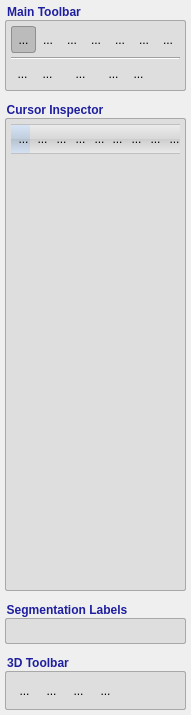
<?xml version="1.0" encoding="UTF-8"?>
<ui version="4.0">
 <class>MainControlPanel</class>
 <widget class="QWidget" name="MainControlPanel">
  <property name="geometry">
   <rect>
    <x>0</x>
    <y>0</y>
    <width>191</width>
    <height>715</height>
   </rect>
  </property>
  <property name="minimumSize">
   <size>
    <width>191</width>
    <height>0</height>
   </size>
  </property>
  <property name="maximumSize">
   <size>
    <width>191</width>
    <height>16777215</height>
   </size>
  </property>
  <property name="windowTitle">
   <string>Form</string>
  </property>
  <property name="styleSheet">
   <string notr="true">QGroupBox {
  background-origin: content;
  margin-top: 15px;
  font-weight: bold;
  font-size: 12px;
  color: rgb(30,30,160);
  background-color: rgb(222,222,222);
  padding: 5px;
  border-radius: 2px;
  border: 1px solid rgb(168,168,168);
}
QGroupBox::title {
  subcontrol-origin: 	margin;
  subcontrol-position: top left;
}

QToolButton::checked {
  background-color:rgb(210, 210, 210);
}

QToolButton::pressed {
  background-color:rgb(210, 210, 210);
}
</string>
  </property>
  <layout class="QVBoxLayout" name="verticalLayout" stretch="0">
   <property name="spacing">
    <number>0</number>
   </property>
   <property name="leftMargin">
    <number>5</number>
   </property>
   <property name="topMargin">
    <number>5</number>
   </property>
   <property name="rightMargin">
    <number>5</number>
   </property>
   <property name="bottomMargin">
    <number>5</number>
   </property>
   <item>
    <widget class="QWidget" name="widgetMain" native="true">
     <property name="styleSheet">
      <string notr="true"/>
     </property>
     <layout class="QVBoxLayout" name="verticalLayout_15">
      <property name="spacing">
       <number>12</number>
      </property>
      <property name="leftMargin">
       <number>0</number>
      </property>
      <property name="topMargin">
       <number>0</number>
      </property>
      <property name="rightMargin">
       <number>0</number>
      </property>
      <property name="bottomMargin">
       <number>0</number>
      </property>
      <item>
       <widget class="QGroupBox" name="grpToolbox">
        <property name="styleSheet">
         <string notr="true">/* *** STYLE WITH 28x28 buttons, dropdown menu option *** */

/*
QToolBar {
	padding: 0px;
}

QToolButton { 
    border: 1px solid rgba(255, 255, 255, 0);
    border-radius: 3px;
    padding: 0px;
    margin: 0px;
    height: 26px;
    width: 26px;
    icon-size: 28px;
}

QToolButton:hover { 
    border-color: #8f8f91;
    background-color: qlineargradient(x1: 0, y1: 0, x2: 0, y2: 1,
                                      stop: 0 #f6f7fa, stop: 1 #dadbde);
}

QToolButton[popupMode=&quot;1&quot;] { 
  padding-right: 6px; 
}

QToolButton:checked {
    border-color: #8f8f91;
    background-color: #bbbbbb;
}

QToolButton::menu-button {
    border: 1px solid rgba(255, 255, 255, 0);
    border-top-right-radius: 3px;
    border-bottom-right-radius: 3px;
    width: 10px;
}

QToolButton::menu-button:hover {
    border-top-color: #8f8f91;
    border-bottom-color: #8f8f91;
    border-right-color: #8f8f91;
}

QToolButton::menu-button:checked {
    border-top-color: #8f8f91;
    border-bottom-color: #8f8f91;
    border-right-color: #8f8f91;
}

QToolButton::menu-button:pressed {
    border-top-color: #8f8f91;
    border-bottom-color: #8f8f91;
    border-right-color: #8f8f91;
}

QToolButton::menu-arrow {
image: url(:/root/menu-arrow_8.png);
top:11px;
}

QToolButton::menu-arrow:open {
    top: 12px; left: 0px; 
}
*/

QToolButton { 
    border: 1px solid rgba(255, 255, 255, 0);
    border-radius: 3px;
    padding: 0px;
    margin: 0px;
    height: 22px;
    width: 22px;
    icon-size: 24px;
}

QToolButton:hover { 
    border-color: #8f8f91;
    background-color: qlineargradient(x1: 0, y1: 0, x2: 0, y2: 1,
                                      stop: 0 #f6f7fa, stop: 1 #dadbde);
}

QToolButton:checked {
    border-color: #8f8f91;
    background-color: #bbbbbb;
}</string>
        </property>
        <property name="title">
         <string>Main Toolbar</string>
        </property>
        <layout class="QVBoxLayout" name="verticalLayout_4">
         <property name="spacing">
          <number>2</number>
         </property>
         <property name="leftMargin">
          <number>0</number>
         </property>
         <property name="topMargin">
          <number>0</number>
         </property>
         <property name="rightMargin">
          <number>0</number>
         </property>
         <property name="bottomMargin">
          <number>0</number>
         </property>
         <item>
          <widget class="QWidget" name="panelToolbarMode" native="true">
           <property name="styleSheet">
            <string notr="true">QQQ_QToolButton {
	width: 22px;
	height: 22px;
	icon-size: 22px;
	padding: 1px;
}</string>
           </property>
           <layout class="QHBoxLayout" name="horizontalLayout_4">
            <property name="spacing">
             <number>0</number>
            </property>
            <property name="leftMargin">
             <number>0</number>
            </property>
            <property name="topMargin">
             <number>0</number>
            </property>
            <property name="rightMargin">
             <number>0</number>
            </property>
            <property name="bottomMargin">
             <number>0</number>
            </property>
            <item>
             <widget class="QToolButton" name="btnCrosshair">
              <property name="text">
               <string>...</string>
              </property>
              <property name="icon">
               <iconset resource="../Resources/SNAPResources.qrc">
                <normaloff>:/root/crosshair.gif</normaloff>:/root/crosshair.gif</iconset>
              </property>
              <property name="checkable">
               <bool>true</bool>
              </property>
              <property name="checked">
               <bool>true</bool>
              </property>
             </widget>
            </item>
            <item>
             <widget class="QToolButton" name="btnZoom">
              <property name="text">
               <string>...</string>
              </property>
              <property name="icon">
               <iconset resource="../Resources/SNAPResources.qrc">
                <normaloff>:/root/zoom.gif</normaloff>:/root/zoom.gif</iconset>
              </property>
              <property name="checkable">
               <bool>true</bool>
              </property>
             </widget>
            </item>
            <item>
             <widget class="QToolButton" name="btnPolygon">
              <property name="text">
               <string>...</string>
              </property>
              <property name="icon">
               <iconset resource="../Resources/SNAPResources.qrc">
                <normaloff>:/root/poly.gif</normaloff>:/root/poly.gif</iconset>
              </property>
              <property name="checkable">
               <bool>true</bool>
              </property>
             </widget>
            </item>
            <item>
             <widget class="QToolButton" name="btnPaintbrush">
              <property name="text">
               <string>...</string>
              </property>
              <property name="icon">
               <iconset resource="../Resources/SNAPResources.qrc">
                <normaloff>:/root/paintbrush.gif</normaloff>:/root/paintbrush.gif</iconset>
              </property>
              <property name="checkable">
               <bool>true</bool>
              </property>
             </widget>
            </item>
            <item>
             <widget class="QToolButton" name="btnSnake">
              <property name="text">
               <string>...</string>
              </property>
              <property name="icon">
               <iconset resource="../Resources/SNAPResources.qrc">
                <normaloff>:/root/snake.gif</normaloff>:/root/snake.gif</iconset>
              </property>
              <property name="checkable">
               <bool>true</bool>
              </property>
             </widget>
            </item>
            <item>
             <widget class="QToolButton" name="btnJoin">
              <property name="text">
               <string>...</string>
              </property>
              <property name="icon">
               <iconset>
                <normaloff>:/root/globalWS.gif</normaloff>:/root/globalWS.gif</iconset>
              </property>
              <property name="checkable">
               <bool>true</bool>
              </property>
             </widget>
            </item>
            <item>
             <widget class="QToolButton" name="btnAnnotation">
              <property name="text">
               <string>...</string>
              </property>
              <property name="icon">
               <iconset resource="../Resources/SNAPResources.qrc">
                <normaloff>:/root/annotation_28.png</normaloff>:/root/annotation_28.png</iconset>
              </property>
              <property name="checkable">
               <bool>true</bool>
              </property>
             </widget>
            </item>
           </layout>
          </widget>
         </item>
         <item>
          <widget class="QWidget" name="panelToolbarMode_3" native="true">
           <property name="styleSheet">
            <string notr="true">QQQ_QToolButton {
	width: 22px;
	height: 22px;
	icon-size: 22px;
	padding: 1px;
}</string>
           </property>
           <layout class="QHBoxLayout" name="horizontalLayout_7">
            <property name="spacing">
             <number>2</number>
            </property>
            <property name="leftMargin">
             <number>0</number>
            </property>
            <property name="topMargin">
             <number>0</number>
            </property>
            <property name="rightMargin">
             <number>0</number>
            </property>
            <property name="bottomMargin">
             <number>0</number>
            </property>
           </layout>
          </widget>
         </item>
         <item>
          <widget class="Line" name="line">
           <property name="orientation">
            <enum>Qt::Horizontal</enum>
           </property>
          </widget>
         </item>
         <item>
          <widget class="QWidget" name="panelToolbarAction" native="true">
           <property name="styleSheet">
            <string notr="true">QToolButton {
	width: 16px;
	height: 16px;
	icon-size: 16px;
	padding: 1px;
}

QToolButton::menu-indicator {
  image:none;
}

QToolButton::menu-arrow {
  image:none;
}
</string>
           </property>
           <layout class="QHBoxLayout" name="horizontalLayout">
            <property name="spacing">
             <number>2</number>
            </property>
            <property name="leftMargin">
             <number>0</number>
            </property>
            <property name="topMargin">
             <number>0</number>
            </property>
            <property name="rightMargin">
             <number>0</number>
            </property>
            <property name="bottomMargin">
             <number>0</number>
            </property>
            <item>
             <widget class="QToolButton" name="btnUndo">
              <property name="text">
               <string>...</string>
              </property>
              <property name="icon">
               <iconset resource="../Resources/SNAPResources.qrc">
                <normaloff>:/root/icons8_undo-48.png</normaloff>:/root/icons8_undo-48.png</iconset>
              </property>
             </widget>
            </item>
            <item>
             <widget class="QToolButton" name="btnRedo">
              <property name="text">
               <string>...</string>
              </property>
              <property name="icon">
               <iconset resource="../Resources/SNAPResources.qrc">
                <normaloff>:/root/icons8_redo-48.png</normaloff>:/root/icons8_redo-48.png</iconset>
              </property>
             </widget>
            </item>
            <item>
             <spacer name="horizontalSpacer_2">
              <property name="orientation">
               <enum>Qt::Horizontal</enum>
              </property>
              <property name="sizeType">
               <enum>QSizePolicy::Fixed</enum>
              </property>
              <property name="sizeHint" stdset="0">
               <size>
                <width>8</width>
                <height>20</height>
               </size>
              </property>
             </spacer>
            </item>
            <item>
             <widget class="QToolButton" name="btnLayerInspector">
              <property name="text">
               <string>...</string>
              </property>
              <property name="icon">
               <iconset resource="../Resources/SNAPResources.qrc">
                <normaloff>:/root/layer_Inspector_16.png</normaloff>:/root/layer_Inspector_16.png</iconset>
              </property>
             </widget>
            </item>
            <item>
             <spacer name="horizontalSpacer_9">
              <property name="orientation">
               <enum>Qt::Horizontal</enum>
              </property>
              <property name="sizeType">
               <enum>QSizePolicy::Fixed</enum>
              </property>
              <property name="sizeHint" stdset="0">
               <size>
                <width>8</width>
                <height>20</height>
               </size>
              </property>
             </spacer>
            </item>
            <item>
             <widget class="LabelSelectionButton" name="btnLabelSelector">
              <property name="toolTip">
               <string>&lt;html&gt;&lt;head/&gt;&lt;body&gt;&lt;p&gt;&lt;span style=&quot; font-weight:600;&quot;&gt;Quick Label Picker&lt;/span&gt;&lt;br/&gt;&lt;/p&gt;&lt;table border=&quot;0&quot; style=&quot; margin-top:0px; margin-bottom:0px; margin-left:0px; margin-right:0px;&quot; cellspacing=&quot;0&quot; cellpadding=&quot;2&quot;&gt;&lt;tr&gt;&lt;td&gt;&lt;p&gt;Active label:&lt;/p&gt;&lt;/td&gt;&lt;td&gt;&lt;p&gt;&lt;span style=&quot; font-weight:600;&quot;&gt;&lt;!--FgStart--&gt;FFFF&lt;!--FgEnd--&gt;&lt;/span&gt;&lt;/p&gt;&lt;/td&gt;&lt;/tr&gt;&lt;tr&gt;&lt;td&gt;&lt;p&gt;Draw over:&lt;/p&gt;&lt;/td&gt;&lt;td&gt;&lt;p&gt;&lt;span style=&quot; font-weight:600;&quot;&gt;&lt;!--BgStart--&gt;FFFF&lt;!--BgEnd--&gt;&lt;/span&gt;&lt;/p&gt;&lt;/td&gt;&lt;/tr&gt;&lt;/table&gt;&lt;p&gt;Press this button to quickly select the active label for all segmentation operations, and the draw over mask, which determines which previously labeled voxels are affected by segmentation operations.&lt;/p&gt;&lt;/body&gt;&lt;/html&gt;</string>
              </property>
              <property name="styleSheet">
               <string notr="true"/>
              </property>
              <property name="text">
               <string>...</string>
              </property>
              <property name="icon">
               <iconset resource="../Resources/SNAPResources.qrc">
                <normaloff>:/root/layer_Inspector_16.png</normaloff>:/root/layer_Inspector_16.png</iconset>
              </property>
             </widget>
            </item>
            <item>
             <widget class="QToolButton" name="btnLabelEditor">
              <property name="text">
               <string>...</string>
              </property>
              <property name="icon">
               <iconset resource="../Resources/SNAPResources.qrc">
                <normaloff>:/root/layer_Inspector_16.png</normaloff>:/root/layer_Inspector_16.png</iconset>
              </property>
             </widget>
            </item>
            <item>
             <spacer name="horizontalSpacer_8">
              <property name="orientation">
               <enum>Qt::Horizontal</enum>
              </property>
              <property name="sizeHint" stdset="0">
               <size>
                <width>40</width>
                <height>20</height>
               </size>
              </property>
             </spacer>
            </item>
           </layout>
          </widget>
         </item>
        </layout>
       </widget>
      </item>
      <item>
       <widget class="QGroupBox" name="grpInspector">
        <property name="sizePolicy">
         <sizepolicy hsizetype="Preferred" vsizetype="Preferred">
          <horstretch>0</horstretch>
          <verstretch>1</verstretch>
         </sizepolicy>
        </property>
        <property name="styleSheet">
         <string notr="true"/>
        </property>
        <property name="title">
         <string>Cursor Inspector</string>
        </property>
        <layout class="QVBoxLayout" name="verticalLayout_2">
         <property name="spacing">
          <number>5</number>
         </property>
         <property name="leftMargin">
          <number>0</number>
         </property>
         <property name="topMargin">
          <number>0</number>
         </property>
         <property name="rightMargin">
          <number>0</number>
         </property>
         <property name="bottomMargin">
          <number>0</number>
         </property>
         <item>
          <widget class="QWidget" name="widget" native="true">
           <property name="styleSheet">
            <string notr="true">QToolButton {
  icon-size: 22px;
  min-width: 1ex;
  border-top: 1px solid rgb(192, 192, 192);
  border-bottom: 1px solid rgb(192, 192, 192);
  border-left: 1px;
  border-right: 1px;
  background-color: qlineargradient(spread:pad, x1:0, y1:0, x2:0, y2:1, stop:0 rgba(255, 255, 255, 255), stop:0.0394089 rgba(235, 235, 235, 255), stop:0.487685 rgba(216, 216, 216, 255), stop:0.502463 rgba(205, 205, 205, 255), stop:1 rgba(235, 235, 235, 255));
  width: 25px;
  height: 25px;
}
QToolButton:hover, QToolButton:checked {
  background-color: qlineargradient(spread:pad, x1:0, y1:0, x2:0, y2:1, stop:0 rgba(255, 255, 255, 255), stop:0.0394089 rgba(214, 228, 245, 255), stop:0.487685 rgba(193, 205, 221, 255), stop:0.502463 rgba(182, 193, 207, 255), stop:1 rgba(215, 228, 245, 255));
  padding:0px;
}
QWidget#widget {
  background-color: qlineargradient(spread:pad, x1:0, y1:0, x2:0, y2:1, stop:0 rgba(255, 255, 255, 255), stop:0.0394089 rgba(235, 235, 235, 255), stop:0.487685 rgba(216, 216, 216, 255), stop:0.502463 rgba(205, 205, 205, 255), stop:1 rgba(235, 235, 235, 255));
  border-top: 1px solid rgb(192, 192, 192);
  border-bottom: 1px solid rgb(192, 192, 192);
}
</string>
           </property>
           <layout class="QHBoxLayout" name="horizontalLayout_2">
            <property name="spacing">
             <number>0</number>
            </property>
            <property name="leftMargin">
             <number>0</number>
            </property>
            <property name="topMargin">
             <number>0</number>
            </property>
            <property name="rightMargin">
             <number>0</number>
            </property>
            <property name="bottomMargin">
             <number>0</number>
            </property>
            <item>
             <widget class="QToolButton" name="btnCursorInspector">
              <property name="minimumSize">
               <size>
                <width>25</width>
                <height>30</height>
               </size>
              </property>
              <property name="toolTip">
               <string>&lt;html&gt;&lt;head/&gt;&lt;body&gt;&lt;p&gt;&lt;span style=&quot; font-weight:600;&quot;&gt;Cursor Inspector&lt;/span&gt;&lt;/p&gt;&lt;p&gt;Examine the voxel under the cursor and enter exact 3D cursor location.&lt;/p&gt;&lt;/body&gt;&lt;/html&gt;</string>
              </property>
              <property name="styleSheet">
               <string notr="true"/>
              </property>
              <property name="text">
               <string>...</string>
              </property>
              <property name="icon">
               <iconset resource="../Resources/SNAPResources.qrc">
                <normaloff>:/root/crosshair.gif</normaloff>:/root/crosshair.gif</iconset>
              </property>
              <property name="checkable">
               <bool>true</bool>
              </property>
              <property name="checked">
               <bool>true</bool>
              </property>
              <property name="autoExclusive">
               <bool>true</bool>
              </property>
             </widget>
            </item>
            <item>
             <widget class="QToolButton" name="btnZoomInspector">
              <property name="minimumSize">
               <size>
                <width>25</width>
                <height>30</height>
               </size>
              </property>
              <property name="toolTip">
               <string>&lt;html&gt;&lt;head/&gt;&lt;body&gt;&lt;p&gt;&lt;span style=&quot; font-weight:600;&quot;&gt;Zoom Inspector&lt;/span&gt;&lt;/p&gt;&lt;p&gt;Control zoom factor in all slice views. &lt;/p&gt;&lt;/body&gt;&lt;/html&gt;</string>
              </property>
              <property name="styleSheet">
               <string notr="true"/>
              </property>
              <property name="text">
               <string>...</string>
              </property>
              <property name="icon">
               <iconset resource="../Resources/SNAPResources.qrc">
                <normaloff>:/root/zoom.gif</normaloff>:/root/zoom.gif</iconset>
              </property>
              <property name="checkable">
               <bool>true</bool>
              </property>
              <property name="autoExclusive">
               <bool>true</bool>
              </property>
             </widget>
            </item>
            <item>
             <widget class="QToolButton" name="btnDisplayInspector">
              <property name="minimumSize">
               <size>
                <width>25</width>
                <height>27</height>
               </size>
              </property>
              <property name="toolTip">
               <string>&lt;html&gt;&lt;head/&gt;&lt;body&gt;&lt;p&gt;&lt;span style=&quot; font-weight:600;&quot;&gt;Display Layout Inspector&lt;/span&gt;&lt;/p&gt;&lt;p&gt;Control which slice views are shown in the main ITK-SNAP window and how multiple image layers are rendered. &lt;/p&gt;&lt;/body&gt;&lt;/html&gt;</string>
              </property>
              <property name="styleSheet">
               <string notr="true"/>
              </property>
              <property name="text">
               <string>...</string>
              </property>
              <property name="icon">
               <iconset resource="../Resources/SNAPResources.qrc">
                <normaloff>:/root/dl_toolbox.png</normaloff>:/root/dl_toolbox.png</iconset>
              </property>
              <property name="checkable">
               <bool>true</bool>
              </property>
              <property name="autoExclusive">
               <bool>true</bool>
              </property>
             </widget>
            </item>
            <item>
             <widget class="QToolButton" name="btnSyncInspector">
              <property name="minimumSize">
               <size>
                <width>25</width>
                <height>27</height>
               </size>
              </property>
              <property name="toolTip">
               <string>&lt;html&gt;&lt;head/&gt;&lt;body&gt;&lt;p&gt;&lt;span style=&quot; font-weight:600;&quot;&gt;Synchronization Inspector&lt;/span&gt;&lt;/p&gt;&lt;p&gt;Adjust synchronization of cursor, zoom and pan across multiple ITK-SNAP sessions running on one computer.&lt;/p&gt;&lt;/body&gt;&lt;/html&gt;</string>
              </property>
              <property name="styleSheet">
               <string notr="true"/>
              </property>
              <property name="text">
               <string>...</string>
              </property>
              <property name="icon">
               <iconset resource="../Resources/SNAPResources.qrc">
                <normaloff>:/root/network-wireless.png</normaloff>:/root/network-wireless.png</iconset>
              </property>
              <property name="checkable">
               <bool>true</bool>
              </property>
              <property name="autoExclusive">
               <bool>true</bool>
              </property>
             </widget>
            </item>
            <item>
             <widget class="QToolButton" name="btnPolygonInspector">
              <property name="minimumSize">
               <size>
                <width>25</width>
                <height>27</height>
               </size>
              </property>
              <property name="toolTip">
               <string>&lt;html&gt;&lt;head/&gt;&lt;body&gt;&lt;p&gt;&lt;span style=&quot; font-weight:600;&quot;&gt;Polygon Tool Inspector&lt;/span&gt;&lt;/p&gt;&lt;p&gt;Adjust settings associated with the polygon tool.&lt;/p&gt;&lt;/body&gt;&lt;/html&gt;</string>
              </property>
              <property name="styleSheet">
               <string notr="true"/>
              </property>
              <property name="text">
               <string>...</string>
              </property>
              <property name="icon">
               <iconset resource="../Resources/SNAPResources.qrc">
                <normaloff>:/root/poly.gif</normaloff>:/root/poly.gif</iconset>
              </property>
              <property name="checkable">
               <bool>true</bool>
              </property>
              <property name="autoExclusive">
               <bool>true</bool>
              </property>
             </widget>
            </item>
            <item>
             <widget class="QToolButton" name="btnPaintbrushInspector">
              <property name="minimumSize">
               <size>
                <width>25</width>
                <height>27</height>
               </size>
              </property>
              <property name="toolTip">
               <string>&lt;html&gt;&lt;head/&gt;&lt;body&gt;&lt;p&gt;&lt;span style=&quot; font-weight:600;&quot;&gt;Paintbrush Tool Inspector&lt;/span&gt;&lt;/p&gt;&lt;p&gt;Adjust settings associated with the paintbrush tool.&lt;/p&gt;&lt;/body&gt;&lt;/html&gt;</string>
              </property>
              <property name="styleSheet">
               <string notr="true"/>
              </property>
              <property name="text">
               <string>...</string>
              </property>
              <property name="icon">
               <iconset resource="../Resources/SNAPResources.qrc">
                <normaloff>:/root/paintbrush.gif</normaloff>:/root/paintbrush.gif</iconset>
              </property>
              <property name="checkable">
               <bool>true</bool>
              </property>
              <property name="autoExclusive">
               <bool>true</bool>
              </property>
             </widget>
            </item>
            <item>
             <widget class="QToolButton" name="btnSnakeInspector">
              <property name="minimumSize">
               <size>
                <width>25</width>
                <height>27</height>
               </size>
              </property>
              <property name="toolTip">
               <string>&lt;html&gt;&lt;head/&gt;&lt;body&gt;&lt;p&gt;&lt;span style=&quot; font-weight:600;&quot;&gt;Snake Tool Inspector&lt;/span&gt;&lt;/p&gt;&lt;p&gt;Adjust settings associated with the automatic segmentation (snake) tool.&lt;/p&gt;&lt;/body&gt;&lt;/html&gt;</string>
              </property>
              <property name="styleSheet">
               <string notr="true"/>
              </property>
              <property name="text">
               <string>...</string>
              </property>
              <property name="icon">
               <iconset resource="../Resources/SNAPResources.qrc">
                <normaloff>:/root/snake.gif</normaloff>:/root/snake.gif</iconset>
              </property>
              <property name="checkable">
               <bool>true</bool>
              </property>
              <property name="autoExclusive">
               <bool>true</bool>
              </property>
             </widget>
            </item>
            <item>
             <widget class="QToolButton" name="btnJoinInspector">
              <property name="minimumSize">
               <size>
                <width>25</width>
                <height>27</height>
               </size>
              </property>
              <property name="toolTip">
               <string>&lt;html&gt;&lt;head/&gt;&lt;body&gt;&lt;p&gt;&lt;span style=&quot; font-weight:600;&quot;&gt;Join Inspector&lt;/span&gt;&lt;/p&gt;&lt;p&gt;Choose mode for Join tool.&lt;/p&gt;&lt;/body&gt;&lt;/html&gt;</string>
              </property>
              <property name="styleSheet">
               <string notr="true"/>
              </property>
              <property name="text">
               <string>...</string>
              </property>
              <property name="icon">
               <iconset>
                <normaloff>:/root/globalWS.gif</normaloff>:/root/globalWS.gif</iconset>
              </property>
              <property name="checkable">
               <bool>true</bool>
              </property>
              <property name="autoExclusive">
               <bool>true</bool>
              </property>
             </widget>
            </item>
            <item>
             <widget class="QToolButton" name="btnAnnotateInspector">
              <property name="minimumSize">
               <size>
                <width>25</width>
                <height>27</height>
               </size>
              </property>
              <property name="toolTip">
               <string>&lt;html&gt;&lt;head/&gt;&lt;body&gt;&lt;p&gt;&lt;span style=&quot; font-weight:600;&quot;&gt;Annotation Tool Inspector&lt;/span&gt;&lt;/p&gt;&lt;p&gt;Adjust settings associated with the annotation tool.&lt;/p&gt;&lt;/body&gt;&lt;/html&gt;</string>
              </property>
              <property name="styleSheet">
               <string notr="true"/>
              </property>
              <property name="text">
               <string>...</string>
              </property>
              <property name="icon">
               <iconset resource="../Resources/SNAPResources.qrc">
                <normaloff>:/root/annotation_28.png</normaloff>:/root/annotation_28.png</iconset>
              </property>
              <property name="checkable">
               <bool>true</bool>
              </property>
              <property name="autoExclusive">
               <bool>true</bool>
              </property>
             </widget>
            </item>
            <item>
             <spacer name="horizontalSpacer">
              <property name="orientation">
               <enum>Qt::Horizontal</enum>
              </property>
              <property name="sizeHint" stdset="0">
               <size>
                <width>5</width>
                <height>20</height>
               </size>
              </property>
             </spacer>
            </item>
           </layout>
          </widget>
         </item>
         <item>
          <widget class="QStackedWidget" name="stack">
           <property name="currentIndex">
            <number>0</number>
           </property>
           <widget class="CursorInspector" name="pageCursorInspector"/>
           <widget class="ZoomInspector" name="pageZoomInspector"/>
           <widget class="DisplayLayoutInspector" name="pageDisplayInspector">
            <property name="toolTip">
             <string/>
            </property>
           </widget>
           <widget class="SynchronizationInspector" name="pageSyncInspector">
            <property name="toolTip">
             <string/>
            </property>
           </widget>
           <widget class="SnakeToolROIPanel" name="pageSnakeTool"/>
	   <widget class="JoinDataPanel" name="pageJoinTool"/>
           <widget class="PaintbrushToolPanel" name="pagePaintbrushTool"/>
           <widget class="PolygonToolPanel" name="pagePolygonTool"/>
           <widget class="AnnotationToolPanel" name="pageAnnotationTool"/>
           <widget class="QWidget" name="pageBlank"/>
          </widget>
         </item>
        </layout>
       </widget>
      </item>
      <item>
       <widget class="QGroupBox" name="grpToolbox3D_2">
        <property name="styleSheet">
         <string notr="true">

QToolBar {
	padding: 0px;
}</string>
        </property>
        <property name="title">
         <string>Segmentation Labels</string>
        </property>
        <layout class="QHBoxLayout" name="horizontalLayout_3">
         <property name="spacing">
          <number>2</number>
         </property>
         <property name="leftMargin">
          <number>0</number>
         </property>
         <property name="topMargin">
          <number>0</number>
         </property>
         <property name="rightMargin">
          <number>0</number>
         </property>
         <property name="bottomMargin">
          <number>0</number>
         </property>
         <item>
          <widget class="LabelInspector" name="labelInspector" native="true">
           <property name="sizePolicy">
            <sizepolicy hsizetype="Minimum" vsizetype="Preferred">
             <horstretch>0</horstretch>
             <verstretch>0</verstretch>
            </sizepolicy>
           </property>
           <property name="styleSheet">
            <string notr="true">QToolButton {
	width: 22px;
	height: 22px;
	icon-size: 22px;
	padding: 1px;
}</string>
           </property>
          </widget>
         </item>
        </layout>
       </widget>
      </item>
      <item>
       <widget class="QGroupBox" name="grpToolbox3D">
        <property name="styleSheet">
         <string notr="true">QToolButton { 
    border: 1px solid rgba(255, 255, 255, 0);
    border-radius: 3px;
    padding: 0px;
    margin: 0px;
    height: 22px;
    width: 22px;
    icon-size: 24px;
}

QToolButton:hover { 
    border-color: #8f8f91;
    background-color: qlineargradient(x1: 0, y1: 0, x2: 0, y2: 1,
                                      stop: 0 #f6f7fa, stop: 1 #dadbde);
}

QToolButton:checked {
    border-color: #8f8f91;
    background-color: #bbbbbb;
}</string>
        </property>
        <property name="title">
         <string>3D Toolbar</string>
        </property>
        <layout class="QVBoxLayout" name="verticalLayout_6">
         <property name="spacing">
          <number>2</number>
         </property>
         <property name="leftMargin">
          <number>0</number>
         </property>
         <property name="topMargin">
          <number>0</number>
         </property>
         <property name="rightMargin">
          <number>0</number>
         </property>
         <property name="bottomMargin">
          <number>0</number>
         </property>
         <item>
          <widget class="QWidget" name="panelToolbarMode3D" native="true">
           <property name="styleSheet">
            <string notr="true"/>
           </property>
           <layout class="QHBoxLayout" name="horizontalLayout_8">
            <property name="spacing">
             <number>0</number>
            </property>
            <property name="leftMargin">
             <number>0</number>
            </property>
            <property name="topMargin">
             <number>0</number>
            </property>
            <property name="rightMargin">
             <number>0</number>
            </property>
            <property name="bottomMargin">
             <number>0</number>
            </property>
            <item>
             <widget class="QToolButton" name="btnRotate3D">
              <property name="text">
               <string>...</string>
              </property>
              <property name="icon">
               <iconset resource="../Resources/SNAPResources.qrc">
                <normaloff>:/root/rotate3d.gif</normaloff>:/root/rotate3d.gif</iconset>
              </property>
             </widget>
            </item>
            <item>
             <widget class="QToolButton" name="btnCross3D">
              <property name="text">
               <string>...</string>
              </property>
              <property name="icon">
               <iconset resource="../Resources/SNAPResources.qrc">
                <normaloff>:/root/crosshair3D.gif</normaloff>:/root/crosshair3D.gif</iconset>
              </property>
             </widget>
            </item>
            <item>
             <widget class="QToolButton" name="btnSpray">
              <property name="text">
               <string>...</string>
              </property>
              <property name="icon">
               <iconset resource="../Resources/SNAPResources.qrc">
                <normaloff>:/root/spray.gif</normaloff>:/root/spray.gif</iconset>
              </property>
             </widget>
            </item>
            <item>
             <widget class="QToolButton" name="btnScalpel">
              <property name="text">
               <string>...</string>
              </property>
              <property name="icon">
               <iconset resource="../Resources/SNAPResources.qrc">
                <normaloff>:/root/scalpel.gif</normaloff>:/root/scalpel.gif</iconset>
              </property>
             </widget>
            </item>
            <item>
             <spacer name="horizontalSpacer_3">
              <property name="orientation">
               <enum>Qt::Horizontal</enum>
              </property>
              <property name="sizeHint" stdset="0">
               <size>
                <width>40</width>
                <height>20</height>
               </size>
              </property>
             </spacer>
            </item>
           </layout>
          </widget>
         </item>
        </layout>
       </widget>
      </item>
     </layout>
    </widget>
   </item>
  </layout>
 </widget>
 <customwidgets>
  <customwidget>
   <class>CursorInspector</class>
   <extends>QWidget</extends>
   <header>CursorInspector.h</header>
   <container>1</container>
  </customwidget>
  <customwidget>
   <class>ZoomInspector</class>
   <extends>QWidget</extends>
   <header>ZoomInspector.h</header>
   <container>1</container>
  </customwidget>
  <customwidget>
   <class>LabelInspector</class>
   <extends>QWidget</extends>
   <header>LabelInspector.h</header>
   <container>1</container>
  </customwidget>
  <customwidget>
   <class>SnakeToolROIPanel</class>
   <extends>QWidget</extends>
   <header>SnakeToolROIPanel.h</header>
   <container>1</container>
  </customwidget>
  <customwidget>
   <class>PaintbrushToolPanel</class>
   <extends>QWidget</extends>
   <header>PaintbrushToolPanel.h</header>
   <container>1</container>
  </customwidget>
  <customwidget>
   <class>DisplayLayoutInspector</class>
   <extends>QWidget</extends>
   <header>DisplayLayoutInspector.h</header>
   <container>1</container>
  </customwidget>
  <customwidget>
   <class>SynchronizationInspector</class>
   <extends>QWidget</extends>
   <header>SynchronizationInspector.h</header>
   <container>1</container>
  </customwidget>
  <customwidget>
   <class>JoinDataPanel</class>
   <extends>QWidget</extends>
   <header>JoinDataPanel.h</header>
   <container>1</container>
  </customwidget>
  <customwidget>
   <class>PolygonToolPanel</class>
   <extends>QWidget</extends>
   <header>PolygonToolPanel.h</header>
   <container>1</container>
  </customwidget>
  <customwidget>
   <class>AnnotationToolPanel</class>
   <extends>QWidget</extends>
   <header>AnnotationToolPanel.h</header>
   <container>1</container>
  </customwidget>
  <customwidget>
   <class>LabelSelectionButton</class>
   <extends>QToolButton</extends>
   <header>LabelSelectionButton.h</header>
  </customwidget>
 </customwidgets>
 <resources>
  <include location="../Resources/SNAPResources.qrc"/>
 </resources>
 <connections/>
</ui>
